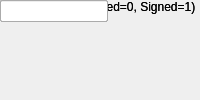
<?xml version="1.0" encoding="UTF-8"?>
<ui version="4.0">
 <class>MainWindow</class>
 <widget class="QMainWindow" name="MainWindow">
  <property name="windowTitle"><string>Bus Relational</string></property>
  <widget class="QWidget" name="centralwidget">
   <!-- NOTE: this is a simplified structural mirror of the generated
        <module>_ui.py, not a full round-trip Designer file. Regenerate
        both from the same spec if you need to edit layout by hand. -->
       <widget class="QLabel" name="label_name">
     <property name="text"><string>Block name</string></property>
    </widget>
       <widget class="QLineEdit" name="name"/>
       <widget class="QLabel" name="label_n_bits_a">
     <property name="text"><string>a input bit widths</string></property>
    </widget>
       <widget class="QLineEdit" name="n_bits_a"/>
       <widget class="QLabel" name="label_bin_pt_a">
     <property name="text"><string>a input binary points</string></property>
    </widget>
       <widget class="QLineEdit" name="bin_pt_a"/>
       <widget class="QLabel" name="label_type_a">
     <property name="text"><string>a input type (Unsigned=0, Signed=1)</string></property>
    </widget>
       <widget class="QLineEdit" name="type_a"/>
       <widget class="QLabel" name="label_n_bits_b">
     <property name="text"><string>b input bit widths</string></property>
    </widget>
       <widget class="QLineEdit" name="n_bits_b"/>
       <widget class="QLabel" name="label_bin_pt_b">
     <property name="text"><string>b input binary points</string></property>
    </widget>
       <widget class="QLineEdit" name="bin_pt_b"/>
       <widget class="QLabel" name="label_type_b">
     <property name="text"><string>b input type (Unsigned=0, Signed=1)</string></property>
    </widget>
       <widget class="QLineEdit" name="type_b"/>
       <widget class="QLabel" name="label_en">
     <property name="text"><string>en port</string></property>
    </widget>
       <widget class="QCheckBox" name="en"/>
       <widget class="QLabel" name="label_misc">
     <property name="text"><string>misc support</string></property>
    </widget>
       <widget class="QCheckBox" name="misc"/>
       <widget class="QLabel" name="label_mode">
     <property name="text"><string>comparison:</string></property>
    </widget>
       <widget class="QComboBox" name="mode">
     <item><property name="text"><string>a=b</string></property></item>
     <item><property name="text"><string>a!=b</string></property></item>
     <item><property name="text"><string>a&lt;b</string></property></item>
     <item><property name="text"><string>a&gt;b</string></property></item>
     <item><property name="text"><string>a&lt;=b</string></property></item>
     <item><property name="text"><string>a&gt;=b</string></property></item>
    </widget>
       <widget class="QLabel" name="label_csp_latency">
     <property name="text"><string>latency</string></property>
    </widget>
       <widget class="QLineEdit" name="csp_latency"/>
  </widget>
 </widget>
 <resources/>
 <connections/>
</ui>
